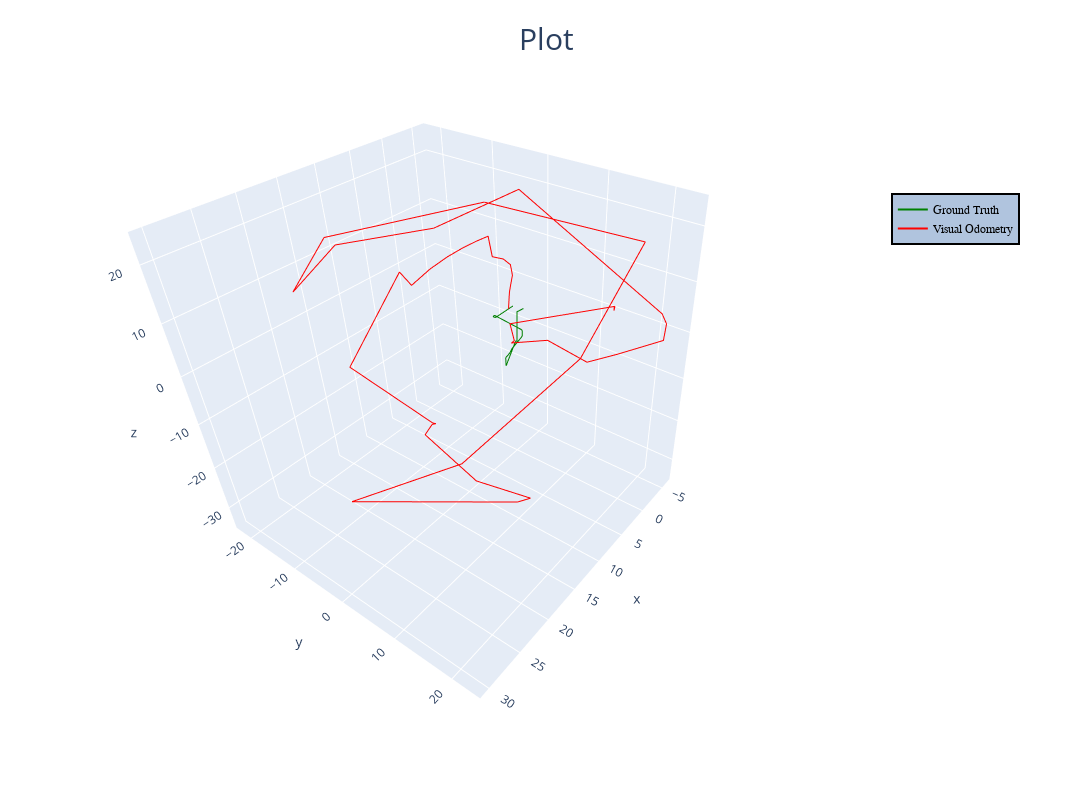

Source (notebook cell):
### Code cell
plot = Plot()
plot.add_trajectory(gt_odometry, 'Ground Truth', 'green')
plot.add_trajectory(vo_odometry, 'Visual Odometry', 'red')
plot.show()
